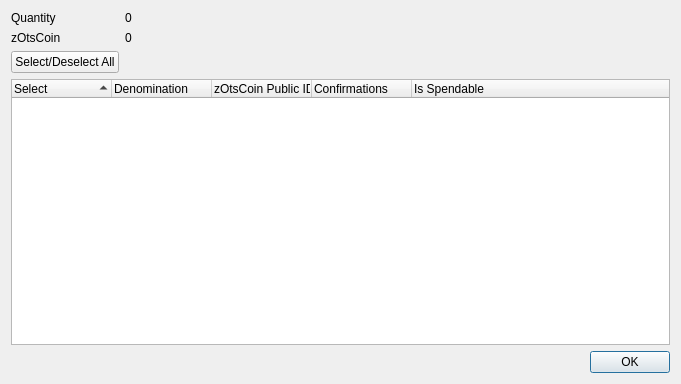
<?xml version="1.0" encoding="UTF-8"?>
<ui version="4.0">
 <class>ZOtsCoinControlDialog</class>
 <widget class="QDialog" name="ZOtsCoinControlDialog">
  <property name="geometry">
   <rect>
    <x>0</x>
    <y>0</y>
    <width>681</width>
    <height>384</height>
   </rect>
  </property>
  <property name="minimumSize">
   <size>
    <width>681</width>
    <height>384</height>
   </size>
  </property>
  <property name="windowTitle">
   <string>Select zOtsCoin to Spend</string>
  </property>
  <layout class="QGridLayout" name="gridLayout">
   <item row="0" column="0">
    <layout class="QFormLayout" name="formLayout">
     <property name="sizeConstraint">
      <enum>QLayout::SetDefaultConstraint</enum>
     </property>
     <item row="0" column="0">
      <widget class="QLabel" name="labelQuantity">
       <property name="text">
        <string>Quantity</string>
       </property>
      </widget>
     </item>
     <item row="0" column="1">
      <widget class="QLabel" name="labelQuantity_int">
       <property name="text">
        <string>0</string>
       </property>
      </widget>
     </item>
     <item row="1" column="0">
      <widget class="QLabel" name="labelZOtsCoin">
       <property name="text">
        <string>zOtsCoin</string>
       </property>
      </widget>
     </item>
     <item row="1" column="1">
      <widget class="QLabel" name="labelZOtsCoin_int">
       <property name="text">
        <string>0</string>
       </property>
      </widget>
     </item>
     <item row="2" column="0">
      <widget class="QPushButton" name="pushButtonAll">
       <property name="text">
        <string>Select/Deselect All</string>
       </property>
      </widget>
     </item>
    </layout>
   </item>
   <item row="1" column="0">
    <layout class="QVBoxLayout" name="verticalLayout">
     <item>
      <widget class="QTreeWidget" name="treeWidget">
       <property name="minimumSize">
        <size>
         <width>0</width>
         <height>250</height>
        </size>
       </property>
       <property name="alternatingRowColors">
        <bool>true</bool>
       </property>
       <property name="sortingEnabled">
        <bool>true</bool>
       </property>
       <property name="columnCount">
        <number>5</number>
       </property>
       <attribute name="headerDefaultSectionSize">
        <number>100</number>
       </attribute>
       <column>
        <property name="text">
         <string notr="true">Select</string>
        </property>
       </column>
       <column>
        <property name="text">
         <string notr="true">Denomination</string>
        </property>
       </column>
       <column>
        <property name="text">
         <string notr="true">zOtsCoin Public ID</string>
        </property>
       </column>
       <column>
        <property name="text">
         <string notr="true">Confirmations</string>
        </property>
       </column>
       <column>
        <property name="text">
         <string>Is Spendable</string>
        </property>
       </column>
      </widget>
     </item>
     <item>
      <widget class="QDialogButtonBox" name="buttonBox">
       <property name="orientation">
        <enum>Qt::Horizontal</enum>
       </property>
       <property name="standardButtons">
        <set>QDialogButtonBox::Ok</set>
       </property>
      </widget>
     </item>
    </layout>
   </item>
  </layout>
 </widget>
 <resources/>
 <connections>
  <connection>
   <sender>buttonBox</sender>
   <signal>accepted()</signal>
   <receiver>ZOtsCoinControlDialog</receiver>
   <slot>accept()</slot>
   <hints>
    <hint type="sourcelabel">
     <x>248</x>
     <y>254</y>
    </hint>
    <hint type="destinationlabel">
     <x>157</x>
     <y>274</y>
    </hint>
   </hints>
  </connection>
  <connection>
   <sender>buttonBox</sender>
   <signal>rejected()</signal>
   <receiver>ZOtsCoinControlDialog</receiver>
   <slot>reject()</slot>
   <hints>
    <hint type="sourcelabel">
     <x>316</x>
     <y>260</y>
    </hint>
    <hint type="destinationlabel">
     <x>286</x>
     <y>274</y>
    </hint>
   </hints>
  </connection>
 </connections>
</ui>
